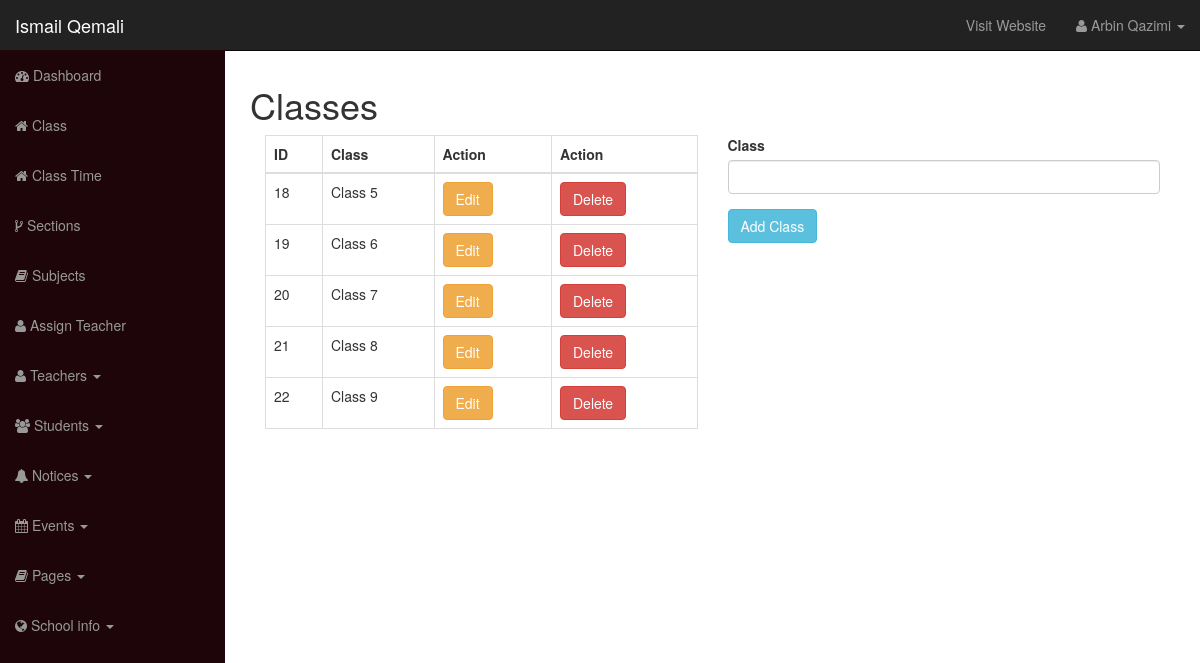
Page /school-admin/class.php (signed in) on the committed database.
### tables this page shows
CREATE TABLE `user` (
  `id` int(12) NOT NULL,
  `username` varchar(100) NOT NULL,
  `user_password` varchar(255) NOT NULL,
  `user_role` varchar(30) NOT NULL,
  `user_firstname` varchar(50) DEFAULT NULL,
  `user_lastname` varchar(50) DEFAULT NULL
);

CREATE TABLE `class` (
  `id` int(3) NOT NULL,
  `class` int(3) NOT NULL
);

### functions.php (called while the page is built, shortened)
<?php
require_once "includes/db.php";
function get_name_by_session() {
	global $conn;
	$fullName = '';
	if(isset($_SESSION['username'])) {
		$session_user = $_SESSION['username'];
		$query = "SELECT user_firstname, user_lastname FROM user WHERE username='$session_user' LIMIT 1";
		$result = mysqli_query($conn, $query);
		$row = mysqli_fetch_assoc($result);
		$first_name = $row['user_firstname'];
		$last_name = $row['user_lastname'];
		$fullName = $first_name . " " . $last_name;
	}
	return $fullName;
}

### school-admin/class.php (the view, shortened to what this page needs)
<?php require_once "includes/header.php"; ?>
	<h1>Classes</h1>
		<div class="row">
			<div class="col-md-12">
				<div class="col-md-6">
					<table class="table table-bordered">
						<thead>
							<tr>
								<th>ID</th>
								<th>Class</th>
								<th>Action</th>
								<th>Action</th>
							</tr>
						</thead>
						<tbody>
							<?php
								$query = "SELECT * FROM class ORDER BY class ASC";
								$result = mysqli_query($conn, $query);
								while ($row = mysqli_fetch_assoc($result)) {
									echo "<tr>";
									echo "<td>".$row['id']."</td>";
									echo "<td>Class ".$row['class']."</td>";
									echo "<td><a href='class.php?edit_class=".$row['id']."' class='btn btn-warning'>Edit</a></td>";
									echo "<td><a href='class.php?delete_class=".$row['id']."' class='btn btn-danger'>Delete</a></td>";
									echo "</tr>";
								}
							?>
						</tbody>
					</table>
				</div>
				<?php if(isset($_GET['edit_class'])) { ?>
				<div class="col-md-6">
					<?php
						update_class($_GET['edit_class']);
						$query2 = "SELECT class FROM class WHERE id=".$_GET['edit_class'];
						$result2 = mysqli_query($conn, $query2);
						$row = mysqli_fetch_assoc($result2);
					?>
					<form action="" method="post">
						<div class="form-group">
							<label for="">Update Class</label>
							<input type="number" name="class" class="form-control" value="<?php echo $row['class']; ?>">
						</div>
						<div class="form-group">
							<input type="submit" name="class_update_submit" value="Update Class" class="btn btn-warning">
							<a href="class.php" class="btn btn-info">Cancel</a>
						</div>
					</form>
				</div>
				<?php } else { ?>
				<div class="col-md-6">
					<form action="" method="post">
						<div class="form-group">
							<label for="">Class</label>
							<input type="number" name="class" class="form-control">
						</div>
						<div class="form-group">
							<input type="submit" name="class_submit" value="Add Class" class="btn btn-info">
						</div>
					</form>
				</div>
				<?php } ?>
			</div>
		</div>
<?php require_once "includes/footer.php"; ?>

### school-admin/includes/header.php (shortened to what this page needs)
<?php
	require_once "../functions.php";
?>
<!DOCTYPE html>
<html lang="en">
	<head>
		<link href="css/bootstrap.css" rel="stylesheet">
		<link href="css/bootstrap-datepicker.css" rel="stylesheet">
		<link href="css/sb-admin.css" rel="stylesheet">
		<link rel="stylesheet" href="font-awesome/css/font-awesome.min.css">
	</head>
	<body>
		<div id="wrapper">
			<nav class="navbar navbar-inverse navbar-fixed-top" role="navigation">
				<div class="navbar-header">
					<a class="navbar-brand" href="index.php">Ismail Qemali</a>
				</div>
				<div class="collapse navbar-collapse navbar-ex1-collapse">
					<ul class="nav navbar-nav side-nav">
						<li><a href="index.php"><i class="fa fa-dashboard"></i> Dashboard</a></li>
						<li><a href="class.php"><i class="fa fa-home"></i> Class</a></li>
						<li><a href="class_time.php"><i class="fa fa-home"></i> Class Time</a></li>
						<li><a href="sections.php"><i class="fa fa-code-fork"></i> Sections</a></li>
						<li><a href="subjects.php"><i class="fa fa-book"></i> Subjects</a></li>
						<li><a href="assign_teacher.php"><i class="fa fa-user"></i> Assign Teacher</a></li>
						<li class="dropdown">
							<a href="#" class="dropdown-toggle" data-toggle="dropdown"><i class="fa fa-user"></i> Teachers <b class="caret"></b></a>
						</li>
						<li class="dropdown">
							<a href="#" class="dropdown-toggle" data-toggle="dropdown"><i class="fa fa-users"></i> Students <b class="caret"></b></a>
						</li>
						<li class="dropdown">
							<a href="#" class="dropdown-toggle" data-toggle="dropdown"><i class="fa fa-bell"></i> Notices <b class="caret"></b></a>
						</li>
						<li class="dropdown">
							<a href="#" class="dropdown-toggle" data-toggle="dropdown"><i class="fa fa-calendar"></i> Events <b class="caret"></b></a>
						</li>
						<li class="dropdown">
							<a href="#" class="dropdown-toggle" data-toggle="dropdown"><i class="fa fa-book"></i> Pages <b class="caret"></b></a>
						</li>
						<li class="dropdown">
							<a href="#" class="dropdown-toggle" data-toggle="dropdown"><i class="fa fa-globe"></i> School info <b class="caret"></b></a>
						</li>
					</ul>
					<ul class="nav navbar-nav navbar-right navbar-user">
						<li><a href="../index.php" target="_blank">Visit Website</a></li>
						<li class="dropdown user-dropdown">
							<a href="#" class="dropdown-toggle" data-toggle="dropdown"><i class="fa fa-user"></i> <?php echo get_name_by_session(); ?> <b class="caret"></b></a>
						</li>
					</ul>
					</div>
				</nav>
				<div id="page-wrapper">
					<div class="row">
						<div class="col-lg-12">

### school-admin/css/sb-admin.css (style rules this page uses)
body { margin-top: 50px; }
#wrapper { padding-left: 0; }
#page-wrapper { width: 100%; padding: 5px 15px; }
@media (min-width:768px) { #wrapper { padding-left: 225px; } }
@media (min-width:768px) { #page-wrapper { padding: 15px 25px; } }
@media (min-width:768px) { .side-nav { margin-left: -225px; left: 225px; width: 225px; position: fixed; top: 50px; height: 100%; border-radius: 0; border: none; background-color: #1d0509; overflow-y: auto; } }
@media (min-width:768px) { .side-nav>li>a { width: 225px; } }
@media (min-width:768px) { .navbar-collapse { padding-left: 15px !important; padding-right: 15px !important; } }
.side-nav { padding-bottom: 50px; }

### rows in the picture
user: get_name_by_session() "Arbin Qazimi"
class: id "18", class "5"
class: id "19", class "6"
class: id "20", class "7"
class: id "21", class "8"
class: id "22", class "9"
